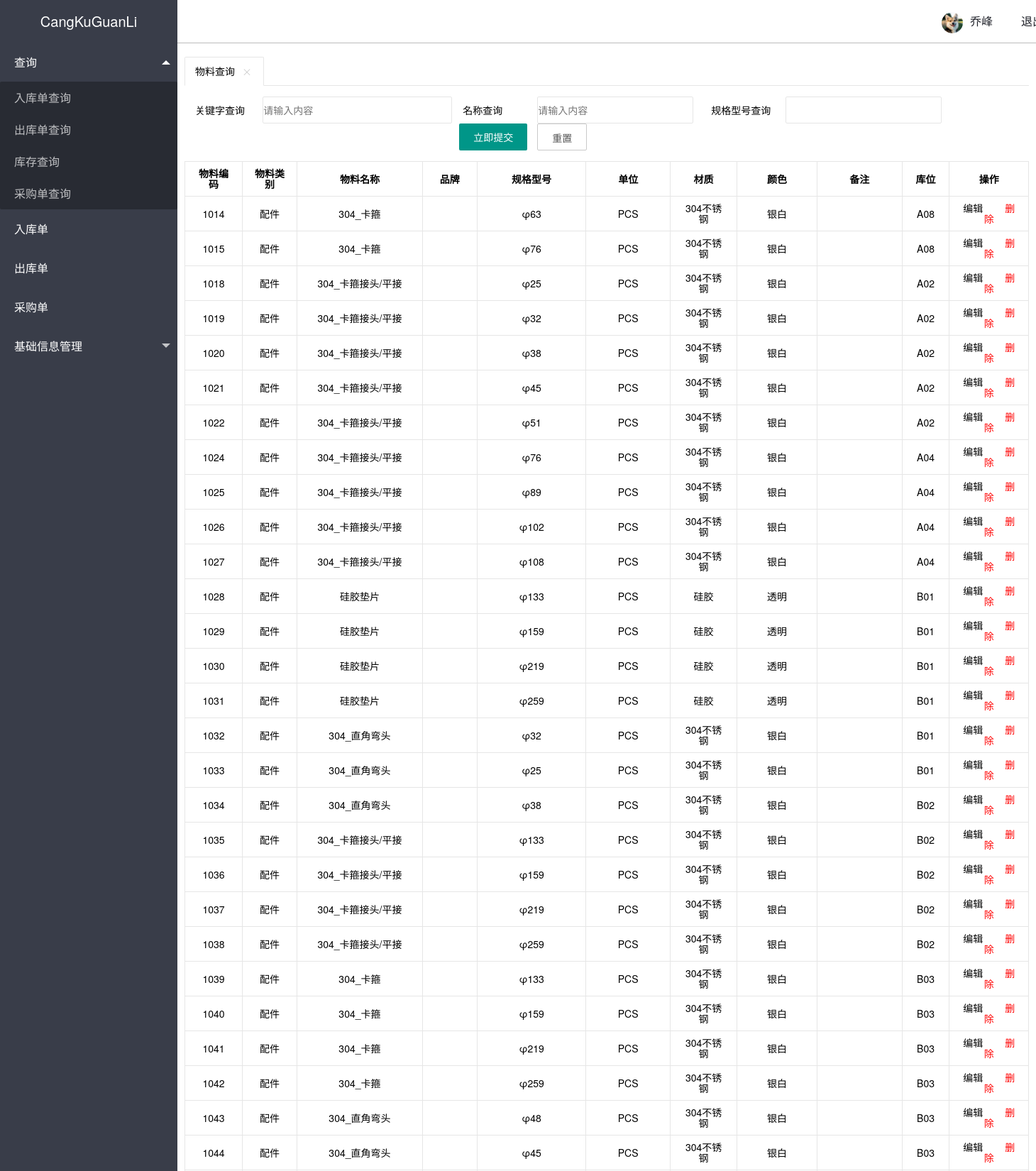
The page /admin/qf_cx_wuliaochaxun.php (upper part) on the database its author committed.
### tables this page shows
CREATE TABLE IF NOT EXISTS `qf_wuliaoxinxi` (
  `id` int(8) NOT NULL AUTO_INCREMENT,
  `wu_liao_lei_bie` varchar(8) NOT NULL,
  `wu_liao_ming_cheng` varchar(20) NOT NULL,
  `wu_liao_pin_pai` varchar(10) NOT NULL,
  `gui_ge_xing_hao` varchar(30) NOT NULL,
  `dan_wei` varchar(8) NOT NULL DEFAULT 'PCS',
  `cai_zhi` varchar(8) NOT NULL,
  `color` varchar(8) NOT NULL DEFAULT '本色',
  `bei_zhu` varchar(20) NOT NULL,
  `ku_wei` varchar(8) NOT NULL,
  PRIMARY KEY (`id`)
);

### inc/mysql.inc.php (called while the page is built, shortened)
<?php
function execute($link,$query){
    $result=mysqli_query($link,$query);
    return $result;
}
?>

### admin/qf_cx_wuliaochaxun.php (the view, shortened to what this page needs)
<?php
include_once '../inc/mysql.inc.php';
$link=connect();
?>
<?php include '../inc/header.inc.php'?>
<form class="layui-form" action="">
  <div class="layui-form-item">
    <label class="layui-form-label">关键字查询</label>
    <div class="layui-input-block-wlxc">
      <input type="text" name="title" lay-verify="title" autocomplete="off" placeholder="请输入内容" class="layui-input">
    </div>
    <div class="layui-inline">
      <label class="layui-form-label">名称查询</label>
      <div class="layui-input-inline-wlxc">
        <input type="tel" name="mingchengchaxun" lay-verify="required|phone" autocomplete="off" placeholder="请输入内容" class="layui-input">
      </div>
      <label class="layui-form-label">规格型号查询</label>
      <div class="layui-input-inline-wlxc">
        <input type="text" name="guigexinghaochaxun" lay-verify="email" autocomplete="off" class="layui-input">
      </div>
        <button type="submit" class="layui-btn">立即提交</button>
        <button type="reset" class="layui-btn layui-btn-primary">重置</button>
  </div>
  </div>
</form>
 <table class="layui-G-table">
   <thead>
     <tr>
       <th>物料编码</th>
       <th>物料类别</th>
       <th>物料名称</th>
       <th>品牌</th>
       <th>规格型号</th>
       <th>单位</th>
       <th>材质</th>
       <th>颜色</th>
       <th>备注</th>
       <th>库位</th>
       <th>操作</th>
     </tr>
     <?php
     $query='select * from qf_wuliaoxinxi';
     $result=execute($link,$query);
     while ($data=mysqli_fetch_assoc($result)){
       $url=urlencode("qf_cx_wuliaochaxun_del.php?id={$data['id']}");
       $return_url=urlencode($_SERVER['REQUEST_URI']);
       $message="确认删除物料{$data['id']} | {$data['wu_liao_ming_cheng']} | {$data['gui_ge_xing_hao']}吗？";
       $delete_url="confirm.php?url={$url}&return_url={$return_url}&message={$message}";
$html=<<<A
    <tr>
    <td>{$data['id']}</td>
    <td>{$data['wu_liao_lei_bie']}</td>
    <td>{$data['wu_liao_ming_cheng']}</td>
    <td>{$data['wu_liao_pin_pai']}</td>
    <td>{$data['gui_ge_xing_hao']}</td>
    <td>{$data['dan_wei']}</td>
    <td>{$data['cai_zhi']}</td>
    <td>{$data['color']}</td>
    <td>{$data['bei_zhu']}</td>
    <td>{$data['ku_wei']}</td>
    <td><a href='qf_cx_wuliaoxinxichaxun_upd.php?id={$data['id']}'>编辑</a>&nbsp;&nbsp;&nbsp;&nbsp;&nbsp;&nbsp;&nbsp;&nbsp;<a href="$delete_url" style=color:#f00>删除</a></td>
    </tr>
A;
        echo $html;
        }
     ?>
   </thead>
 </table>
<?php include '../inc/footer.inc.php'?>

### rows shown on the page
qf_wuliaoxinxi: id "1014", wu_liao_lei_bie "配件", wu_liao_ming_cheng "304_卡箍", gui_ge_xing_hao "φ63", dan_wei "PCS", cai_zhi "304不锈钢", color "银白", ku_wei "A08"
qf_wuliaoxinxi: id "1015", wu_liao_lei_bie "配件", wu_liao_ming_cheng "304_卡箍", gui_ge_xing_hao "φ76", dan_wei "PCS", cai_zhi "304不锈钢", color "银白", ku_wei "A08"
qf_wuliaoxinxi: id "1018", wu_liao_lei_bie "配件", wu_liao_ming_cheng "304_卡箍接头/平接", gui_ge_xing_hao "φ25", dan_wei "PCS", cai_zhi "304不锈钢", color "银白", ku_wei "A02"
qf_wuliaoxinxi: id "1019", wu_liao_lei_bie "配件", wu_liao_ming_cheng "304_卡箍接头/平接", gui_ge_xing_hao "φ32", dan_wei "PCS", cai_zhi "304不锈钢", color "银白", ku_wei "A02"
qf_wuliaoxinxi: id "1020", wu_liao_lei_bie "配件", wu_liao_ming_cheng "304_卡箍接头/平接", gui_ge_xing_hao "φ38", dan_wei "PCS", cai_zhi "304不锈钢", color "银白", ku_wei "A02"
qf_wuliaoxinxi: id "1021", wu_liao_lei_bie "配件", wu_liao_ming_cheng "304_卡箍接头/平接", gui_ge_xing_hao "φ45", dan_wei "PCS", cai_zhi "304不锈钢", color "银白", ku_wei "A02"
qf_wuliaoxinxi: id "1022", wu_liao_lei_bie "配件", wu_liao_ming_cheng "304_卡箍接头/平接", gui_ge_xing_hao "φ51", dan_wei "PCS", cai_zhi "304不锈钢", color "银白", ku_wei "A02"
qf_wuliaoxinxi: id "1024", wu_liao_lei_bie "配件", wu_liao_ming_cheng "304_卡箍接头/平接", gui_ge_xing_hao "φ76", dan_wei "PCS", cai_zhi "304不锈钢", color "银白", ku_wei "A04"
qf_wuliaoxinxi: id "1025", wu_liao_lei_bie "配件", wu_liao_ming_cheng "304_卡箍接头/平接", gui_ge_xing_hao "φ89", dan_wei "PCS", cai_zhi "304不锈钢", color "银白", ku_wei "A04"
qf_wuliaoxinxi: id "1026", wu_liao_lei_bie "配件", wu_liao_ming_cheng "304_卡箍接头/平接", gui_ge_xing_hao "φ102", dan_wei "PCS", cai_zhi "304不锈钢", color "银白", ku_wei "A04"
qf_wuliaoxinxi: id "1027", wu_liao_lei_bie "配件", wu_liao_ming_cheng "304_卡箍接头/平接", gui_ge_xing_hao "φ108", dan_wei "PCS", cai_zhi "304不锈钢", color "银白", ku_wei "A04"
qf_wuliaoxinxi: id "1028", wu_liao_lei_bie "配件", wu_liao_ming_cheng "硅胶垫片", gui_ge_xing_hao "φ133", dan_wei "PCS", cai_zhi "硅胶", color "透明", ku_wei "B01"
qf_wuliaoxinxi: id "1029", wu_liao_lei_bie "配件", wu_liao_ming_cheng "硅胶垫片", gui_ge_xing_hao "φ159", dan_wei "PCS", cai_zhi "硅胶", color "透明", ku_wei "B01"
qf_wuliaoxinxi: id "1030", wu_liao_lei_bie "配件", wu_liao_ming_cheng "硅胶垫片", gui_ge_xing_hao "φ219", dan_wei "PCS", cai_zhi "硅胶", color "透明", ku_wei "B01"
qf_wuliaoxinxi: id "1031", wu_liao_lei_bie "配件", wu_liao_ming_cheng "硅胶垫片", gui_ge_xing_hao "φ259", dan_wei "PCS", cai_zhi "硅胶", color "透明", ku_wei "B01"
qf_wuliaoxinxi: id "1032", wu_liao_lei_bie "配件", wu_liao_ming_cheng "304_直角弯头", gui_ge_xing_hao "φ32", dan_wei "PCS", cai_zhi "304不锈钢", color "银白", ku_wei "B01"
qf_wuliaoxinxi: id "1033", wu_liao_lei_bie "配件", wu_liao_ming_cheng "304_直角弯头", gui_ge_xing_hao "φ25", dan_wei "PCS", cai_zhi "304不锈钢", color "银白", ku_wei "B01"
qf_wuliaoxinxi: id "1034", wu_liao_lei_bie "配件", wu_liao_ming_cheng "304_直角弯头", gui_ge_xing_hao "φ38", dan_wei "PCS", cai_zhi "304不锈钢", color "银白", ku_wei "B02"
qf_wuliaoxinxi: id "1035", wu_liao_lei_bie "配件", wu_liao_ming_cheng "304_卡箍接头/平接", gui_ge_xing_hao "φ133", dan_wei "PCS", cai_zhi "304不锈钢", color "银白", ku_wei "B02"
qf_wuliaoxinxi: id "1036", wu_liao_lei_bie "配件", wu_liao_ming_cheng "304_卡箍接头/平接", gui_ge_xing_hao "φ159", dan_wei "PCS", cai_zhi "304不锈钢", color "银白", ku_wei "B02"
qf_wuliaoxinxi: id "1037", wu_liao_lei_bie "配件", wu_liao_ming_cheng "304_卡箍接头/平接", gui_ge_xing_hao "φ219", dan_wei "PCS", cai_zhi "304不锈钢", color "银白", ku_wei "B02"
qf_wuliaoxinxi: id "1038", wu_liao_lei_bie "配件", wu_liao_ming_cheng "304_卡箍接头/平接", gui_ge_xing_hao "φ259", dan_wei "PCS", cai_zhi "304不锈钢", color "银白", ku_wei "B02"
qf_wuliaoxinxi: id "1039", wu_liao_lei_bie "配件", wu_liao_ming_cheng "304_卡箍", gui_ge_xing_hao "φ133", dan_wei "PCS", cai_zhi "304不锈钢", color "银白", ku_wei "B03"
qf_wuliaoxinxi: id "1040", wu_liao_lei_bie "配件", wu_liao_ming_cheng "304_卡箍", gui_ge_xing_hao "φ159", dan_wei "PCS", cai_zhi "304不锈钢", color "银白", ku_wei "B03"
qf_wuliaoxinxi: id "1041", wu_liao_lei_bie "配件", wu_liao_ming_cheng "304_卡箍", gui_ge_xing_hao "φ219", dan_wei "PCS", cai_zhi "304不锈钢", color "银白", ku_wei "B03"
qf_wuliaoxinxi: id "1042", wu_liao_lei_bie "配件", wu_liao_ming_cheng "304_卡箍", gui_ge_xing_hao "φ259", dan_wei "PCS", cai_zhi "304不锈钢", color "银白", ku_wei "B03"
qf_wuliaoxinxi: id "1043", wu_liao_lei_bie "配件", wu_liao_ming_cheng "304_直角弯头", gui_ge_xing_hao "φ48", dan_wei "PCS", cai_zhi "304不锈钢", color "银白", ku_wei "B03"
qf_wuliaoxinxi: id "1044", wu_liao_lei_bie "配件", wu_liao_ming_cheng "304_直角弯头", gui_ge_xing_hao "φ45", dan_wei "PCS", cai_zhi "304不锈钢", color "银白", ku_wei "B03"

### other values the page prints
$template['title'] "物料查询"
